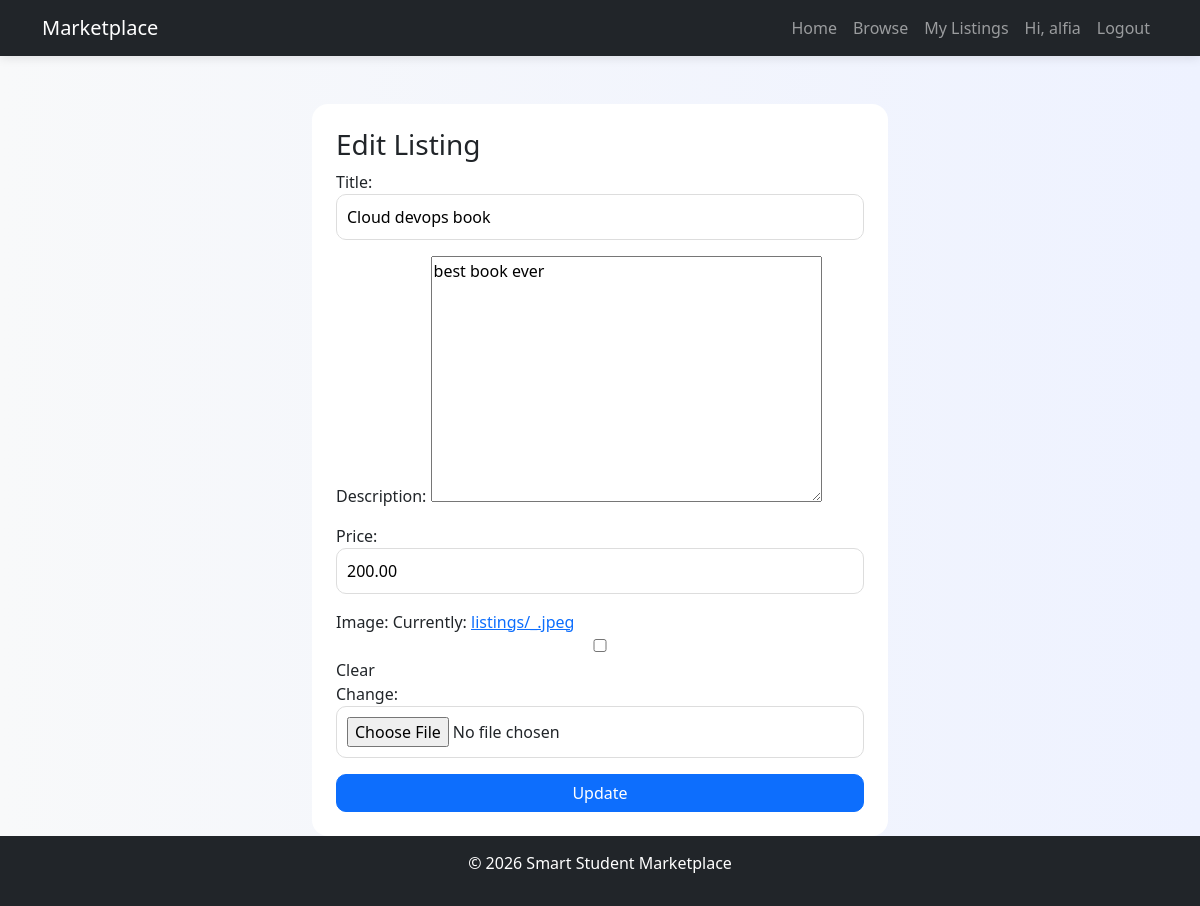
The app's page /edit/1/ (signed in) with its own data.
### marketplace/models.py (models this page shows, shortened)
class Listing(models.Model):
    seller = models.ForeignKey(User, on_delete=models.CASCADE)
    title = models.CharField(max_length=200)
    description = models.TextField()
    price = models.DecimalField(max_digits=10, decimal_places=2)
    category = models.ForeignKey(Category, on_delete=models.SET_NULL, null=True)
    image = models.ImageField(upload_to='listings/', null=True, blank=True)
    location = models.CharField(max_length=100, blank=True)
    created_at = models.DateTimeField(auto_now_add=True)

### marketplace/views.py (the view)
# urls.py: path('edit/<int:id>/', views.edit_listing, name='edit_listing'),
@login_required
def edit_listing(request, id):
    listing = get_object_or_404(Listing, id=id)
    if listing.seller != request.user:
        return redirect('/')
    if request.method == 'POST':
        form = ListingForm(request.POST, request.FILES, instance=listing)
        if form.is_valid():
            form.save()
            return redirect(f'/listing/{id}/')
    else:
        form = ListingForm(instance=listing)
    return render(request, 'marketplace/edit_listing.html', {'form': form})

### marketplace/forms.py
class ListingForm(forms.ModelForm):
    class Meta:
        model = Listing
        fields = ['title', 'description', 'price', 'image']

### templates/marketplace/edit_listing.html (shortened to what this page needs)
{% extends 'base.html' %}
{% block content %}
<div class="container mt-5" style="max-width:600px;">
    <div class="card p-4">
        <h3>Edit Listing</h3>
        <form method="POST" enctype="multipart/form-data">
            {{ form.as_p }}
            <button class="btn btn-primary w-100">Update</button>
        </form>
    </div>
</div>
{% endblock %}

### templates/base.html (shortened to what this page needs)
<!DOCTYPE html>
<html lang="en">
<head>
<link href="https://cdn.jsdelivr.net/npm/bootstrap@5.3.3/dist/css/bootstrap.min.css" rel="stylesheet">
</head>
<body>
<nav class="navbar navbar-expand-lg navbar-dark bg-dark">
    <div class="container">
        <a class="navbar-brand" href="/">Marketplace</a>
        <div class="collapse navbar-collapse">
            <ul class="navbar-nav ms-auto">
                <li class="nav-item">
                    <a class="nav-link" href="/">Home</a>
                </li>
                <li class="nav-item">
                    <a class="nav-link" href="/">Browse</a>
                </li>
                {% if user.is_authenticated %}
                    <li class="nav-item">
                        <a class="nav-link" href="{% url 'my_listings' %}">My Listings</a>
                    </li>
                    <li class="nav-item">
                        <span class="nav-link">Hi, {{ user.username }}</span>
                    </li>
                    <li class="nav-item">
                        <a class="nav-link" href="/accounts/logout/">Logout</a>
                    </li>
                {% endif %}
            </ul>
        </div>
    </div>
</nav>
<main>
{% block content %}{% endblock %}
</main>
<footer class="footer text-center">
    <p>© 2026 Smart Student Marketplace</p>
</footer>
</body>
</html>

### templates/base.html (style rules this page uses)
html, body { height: 100%; }
body { display: flex; flex-direction: column; background: linear-gradient(to right, #f8f9fa, #eef2ff); font-family: 'Segoe UI', sans-serif; }
main { flex: 1; }
.navbar { box-shadow: 0 2px 10px rgba(0,0,0,0.1); }
.card { border-radius: 16px; overflow: hidden; border: none; transition: all 0.3s ease; }
.btn { border-radius: 10px; }
input { border-radius: 10px !important; padding: 10px; }
input { width: 100%; padding: 10px; border-radius: 10px; border: 1px solid #ddd; }
.footer { background: #212529; color: white; padding: 15px 0; }

### records on screen
Listing: title "Cloud devops book", description "best book ever", price "200.00"

### other values on screen
{{ user.username }} "alfia"
